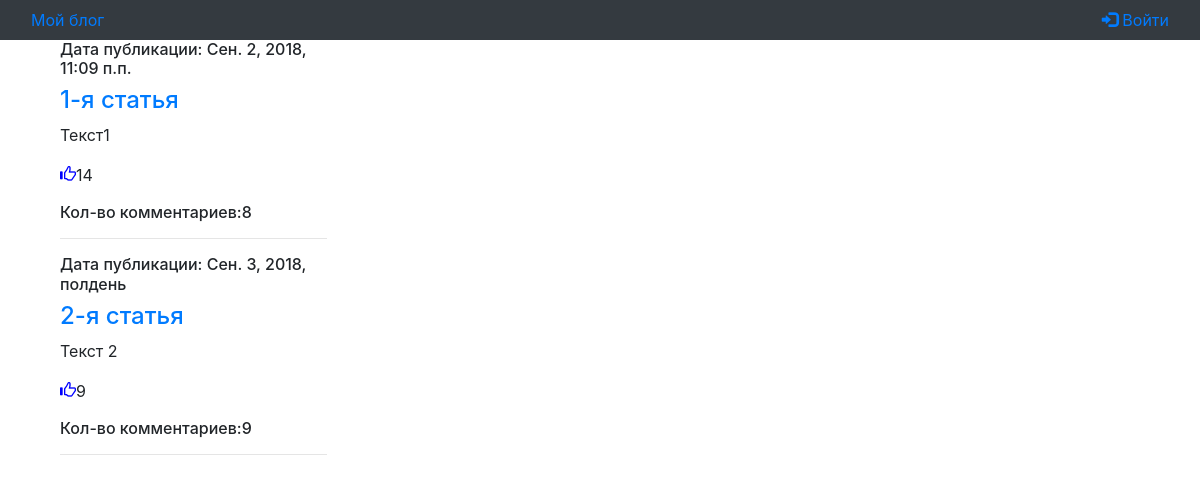
The page / on the database its author committed.
### personal/models.py (models this page shows, shortened)
class Article(models.Model):
    class Meta:
        db_table = "article"
    article_title = models.CharField(max_length=100)
    article_text = models.TextField()
    article_date = models.DateTimeField()
    article_likes = models.IntegerField(default=0)

### personal/views.py (the view)
# urls.py: re_path(r'^', views.articles.as_view()),
class articles(View):
    def get(self, request):
        articles = Article.objects.annotate(comments_count=Count('comments')).all()
        return render_to_response('articles.html', {'articles': articles, 'username': auth.get_user(request).username})

### personal/templates/articles.html
{% extends 'index.html' %}
{% block article %}
<div class="col-sm-8">
    {% for article in articles %}
        <h6>Дата публикации: {{article.article_date}}</h6>
        <h4> <a href="/articles/get/{{article.id}}/">{{article.article_title}}</a></h4>
        <p> {{article.article_text}} </p>
        <p><a href="/articles/addLike/{{ article.id }}/"> <span class="glyphicon glyphicon-thumbs-up" style="color:blue">
        </span></a>{{article.article_likes}} </p>
        <h6>Кол-во комментариев:{{article.comments_count}}</h6>
        <hr>
    {% endfor %}
</div>
{% endblock %}

### rows shown on the page
Article: article_date "Сен. 2, 2018, 11:09 п.п.", article_title "1-я статья", article_text "Текст1", article_likes "14", comments_count "8"
Article: article_date "Сен. 3, 2018, полдень", article_title "2-я статья", article_text "Текст 2", article_likes "9", comments_count "9"
